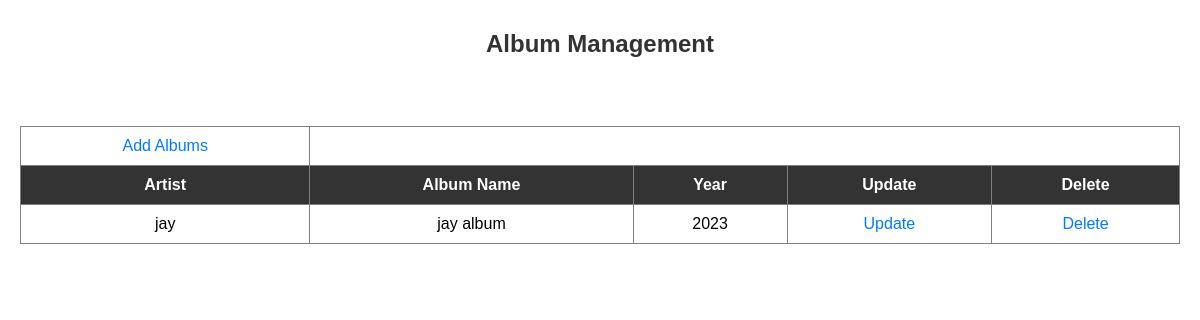
Before: /admin/album.php (signed in) with the older database file.
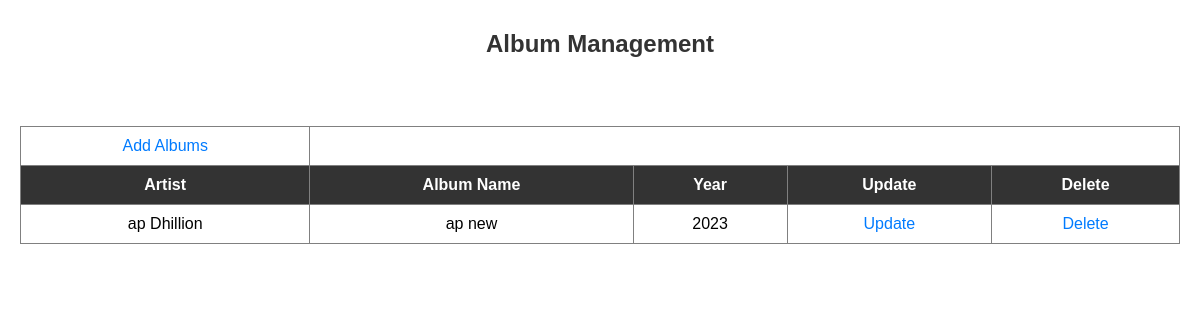
After: the same page with the newer database file.
### tables this page shows
CREATE TABLE `album` (
  `artist` varchar(255) NOT NULL,
  `album_name` varchar(255) NOT NULL,
  `year` int(255) NOT NULL
);

### admin/album.php (the view, shortened to what this page needs)
<?php
	if(isset($_SESSION["ad_session"]))
	{
?>
<!DOCTYPE html>
<html>
<head>
</head>
<body>
    <?php
    $con=mysqli_connect("localhost","root","");
    ?>
    <section class="w3ls-bnrbtm py-5" id="about">
        <div class="container py-xl-5 py-lg-3">
            <div class="row pb-5">
                <div class="col-lg-12">
                    <h1 align="center">Album Management</h1>
                    <br />
                    <center>
                        <?php
                        $result = mysqli_query($con, "SELECT * FROM album");
                        echo "<table border='1'>";
                        echo "<td><a href='addalbum.php'>Add Albums</a></td>";
                        echo "<tr><th>Artist</th><th>Album Name</th><th>Year</th><th>Update</th><th>Delete</th></tr>";
                        while ($row = mysqli_fetch_array($result)) {
                            echo "<tr>";
                            echo "<td>" . $row['artist'] . "</td>";
                            echo "<td>" . $row['album_name'] . "</td>";
                            echo "<td>" . $row['year'] . "</td>";
                            echo "<td><a href='updatealbum.php?artist=" . $row['artist'] . "'>Update</a></td>";
                            echo "<td><a href='album.php?artist=" . $row['artist'] . "'>Delete</a></td>";
                            echo "</tr>";
                        }
                        echo "</table>";
                        ?>
                    </center>
                </div>
            </div>
        </div>
    </section>
</body>
</html>
<?php
	}
	else
		echo "<script>window.location='../admin/Login.php';</script>";
?>

Changed rows visible on the page:
removed album: artist "jay", album_name "jay album", year "2023"
added album: artist "ap Dhillion", album_name "ap new", year "2023"
